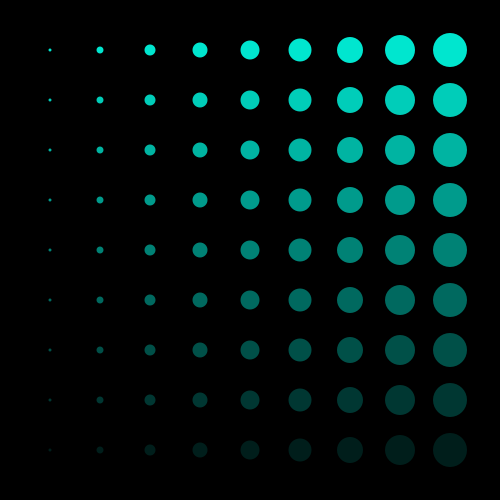
Frame 1 (no input)
Frame 60 (the mouse pressed at the canvas centre just before this capture): identical to frame 1, image omitted
Frame 120 (the mouse held since frame 60 and released just before this capture): identical to frame 1, image omitted

The Processing sketch that drew this single still picture (run headless with seeded random() and noise(); from frame 60 on, the mouse is pressed at the canvas centre):

// Processing sketch: processing_38041
// ── processing_38041.pde



void setup() {
  size(500, 500);
  noStroke();
  smooth();
}

void draw() {
    background(0);
  for (int i = 50; i < width; i= i+50)
  {  
    for (int j= 50; j< height; j = j + 50)
    { 
        float r = i/13;
        float c = 255-j/2;
        fill(0, 255, 230, c);
        ellipse(i, j, r, r);
      }
    }
  }
